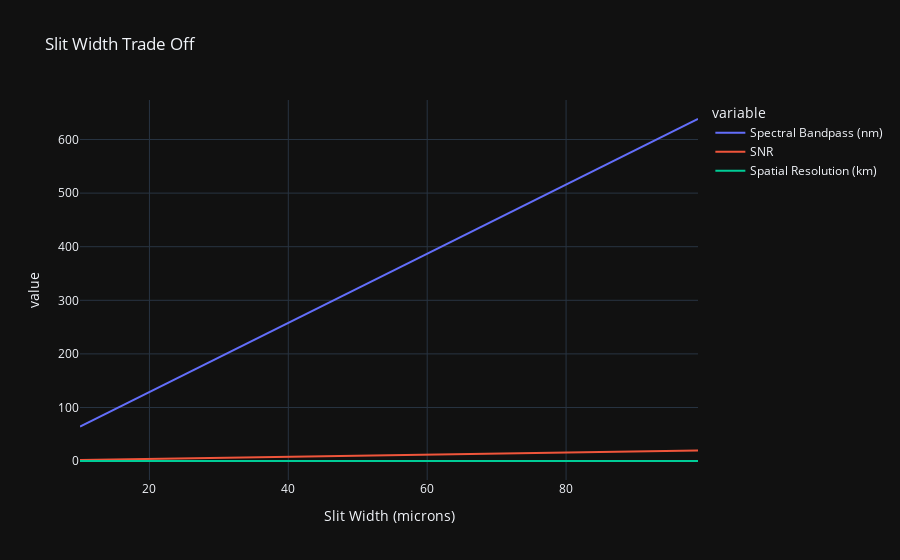

Notebook source saved alongside this figure:
### Markdown cell above
## Plots

### Code cell
print(spatial_resolution)
widths_label = "Slit Width (microns)"
bandpass_label = "Spectral Bandpass (nm)"
snr_label = "SNR"
spatial_resolution_label = "Spatial Resolution (km)"
data = {
    widths_label: widths[:],
    bandpass_label: bandpass[:],
    snr_label: snr[:],
    spatial_resolution_label: spatial_resolution[:],
}

df = pd.DataFrame.from_dict(data=data)
fig = plot.line(
    df=df,
    x=widths_label,
    y=[bandpass_label, snr_label, spatial_resolution_label],
    title="Slit Width Trade Off",
    dark=True,
)
fig.show()
display(df)

### Figure 1 — Plotly figure (JSON) as saved in the notebook; plotly's stock layout.template omitted (floating-point values rounded to 4 significant figures)
{"data": [{"hovertemplate": "variable=Spectral Bandpass (nm)<br>Slit Width (microns)=%{x}<br>value=%{y}<extra></extra>", "legendgroup": "Spectral Bandpass (nm)", "line": {"color": "#636efa", "dash": "solid"}, "marker": {"symbol": "circle"}, "mode": "lines", "name": "Spectral Bandpass (nm)", "orientation": "v", "showlegend": true, "type": "scatter", "x": [10, 11, 12, 13, 14, 15, 16, 17, 18, 19, 20, 21, 22, 23, 24, 25, 26, 27, 28, 29, 30, 31, 32, 33, 34, 35, 36, 37, 38, 39, 40, 41, 42, 43, 44, 45, 46, 47, 48, 49, 50, 51, 52, 53, 54, 55, 56, 57, 58, 59, 60, 61, 62, 63, 64, 65, 66, 67, 68, 69, 70, 71, 72, 73, 74, 75, 76, 77, 78, 79, 80, 81, 82, 83, 84, 85, 86, 87, 88, 89, 90, 91, 92, 93, 94, 95, 96, 97, 98, 99], "xaxis": "x", "y": [64.47, 70.92, 77.37, 83.82, 90.26, 96.71, 103.2, 109.6, 116.1, 122.5, 128.9, 135.4, 141.8, 148.3, 154.7, 161.2, 167.6, 174.1, 180.5, 187.0, 193.4, 199.9, 206.3, 212.8, 219.2, 225.7, 232.1, 238.6, 245.0, 251.4, 257.9, 264.3, 270.8, 277.2, 283.7, 290.1, 296.6, 303.0, 309.5, 315.9, 322.4, 328.8, 335.3, 341.7, 348.2, 354.6, 361.1, 367.5, 374.0, 380.4, 386.8, 393.3, 399.7, 406.2, 412.6, 419.1, 425.5, 432.0, 438.4, 444.9, 451.3, 457.8, 464.2, 470.7, 477.1, 483.6, 490.0, 496.5, 502.9, 509.3, 515.8, 522.2, 528.7, 535.1, 541.6, 548.0, 554.5, 560.9, 567.4, 573.8, 580.3, 586.7, 593.2, 599.6, 606.1, 612.5, 619.0, 625.4, 631.8, 638.3], "yaxis": "y"}, {"hovertemplate": "variable=SNR<br>Slit Width (microns)=%{x}<br>value=%{y}<extra></extra>", "legendgroup": "SNR", "line": {"color": "#EF553B", "dash": "solid"}, "marker": {"symbol": "circle"}, "mode": "lines", "name": "SNR", "orientation": "v", "showlegend": true, "type": "scatter", "x": [10, 11, 12, 13, 14, 15, 16, 17, 18, 19, 20, 21, 22, 23, 24, 25, 26, 27, 28, 29, 30, 31, 32, 33, 34, 35, 36, 37, 38, 39, 40, 41, 42, 43, 44, 45, 46, 47, 48, 49, 50, 51, 52, 53, 54, 55, 56, 57, 58, 59, 60, 61, 62, 63, 64, 65, 66, 67, 68, 69, 70, 71, 72, 73, 74, 75, 76, 77, 78, 79, 80, 81, 82, 83, 84, 85, 86, 87, 88, 89, 90, 91, 92, 93, 94, 95, 96, 97, 98, 99], "xaxis": "x", "y": [2.012, 2.213, 2.414, 2.616, 2.817, 3.018, 3.219, 3.42, 3.621, 3.823, 4.024, 4.225, 4.426, 4.627, 4.828, 5.03, 5.231, 5.432, 5.633, 5.834, 6.035, 6.237, 6.438, 6.639, 6.84, 7.041, 7.242, 7.443, 7.645, 7.846, 8.047, 8.248, 8.449, 8.65, 8.851, 9.053, 9.254, 9.455, 9.656, 9.857, 10.06, 10.26, 10.46, 10.66, 10.86, 11.06, 11.26, 11.47, 11.67, 11.87, 12.07, 12.27, 12.47, 12.67, 12.87, 13.07, 13.28, 13.48, 13.68, 13.88, 14.08, 14.28, 14.48, 14.68, 14.88, 15.09, 15.29, 15.49, 15.69, 15.89, 16.09, 16.29, 16.49, 16.69, 16.9, 17.1, 17.3, 17.5, 17.7, 17.9, 18.1, 18.3, 18.5, 18.7, 18.91, 19.11, 19.31, 19.51, 19.71, 19.91], "yaxis": "y"}, {"hovertemplate": "variable=Spatial Resolution (km)<br>Slit Width (microns)=%{x}<br>value=%{y}<extra></extra>", "legendgroup": "Spatial Resolution (km)", "line": {"color": "#00cc96", "dash": "solid"}, "marker": {"symbol": "circle"}, "mode": "lines", "name": "Spatial Resolution (km)", "orientation": "v", "showlegend": true, "type": "scatter", "x": [10, 11, 12, 13, 14, 15, 16, 17, 18, 19, 20, 21, 22, 23, 24, 25, 26, 27, 28, 29, 30, 31, 32, 33, 34, 35, 36, 37, 38, 39, 40, 41, 42, 43, 44, 45, 46, 47, 48, 49, 50, 51, 52, 53, 54, 55, 56, 57, 58, 59, 60, 61, 62, 63, 64, 65, 66, 67, 68, 69, 70, 71, 72, 73, 74, 75, 76, 77, 78, 79, 80, 81, 82, 83, 84, 85, 86, 87, 88, 89, 90, 91, 92, 93, 94, 95, 96, 97, 98, 99], "xaxis": "x", "y": [0.1515, 0.1515, 0.1515, 0.1515, 0.1515, 0.1515, 0.1515, 0.1515, 0.1515, 0.1515, 0.1515, 0.1515, 0.1515, 0.1515, 0.1515, 0.1515, 0.1515, 0.1515, 0.1515, 0.1515, 0.1515, 0.1515, 0.1515, 0.1515, 0.1515, 0.1515, 0.1515, 0.1515, 0.1515, 0.1515, 0.1515, 0.1515, 0.1515, 0.1515, 0.1515, 0.1515, 0.1515, 0.1515, 0.1515, 0.1515, 0.1515, 0.1515, 0.1515, 0.1515, 0.1515, 0.1515, 0.1515, 0.1515, 0.1515, 0.1515, 0.1515, 0.1515, 0.1515, 0.1515, 0.1515, 0.1515, 0.1515, 0.1515, 0.1515, 0.1515, 0.1515, 0.1515, 0.1515, 0.1515, 0.1515, 0.1515, 0.1515, 0.1515, 0.1515, 0.1515, 0.1515, 0.1515, 0.1515, 0.1515, 0.1515, 0.1515, 0.1515, 0.1515, 0.1515, 0.1515, 0.1515, 0.1515, 0.1515, 0.1515, 0.1515, 0.1515, 0.1515, 0.1515, 0.1515, 0.1515], "yaxis": "y"}], "layout": {"legend": {"title": {"text": "variable"}, "tracegroupgap": 0}, "title": {"text": "Slit Width Trade Off"}, "xaxis": {"anchor": "y", "domain": [0, 1], "title": {"text": "Slit Width (microns)"}}, "yaxis": {"anchor": "x", "domain": [0, 1], "title": {"text": "value"}}}}
